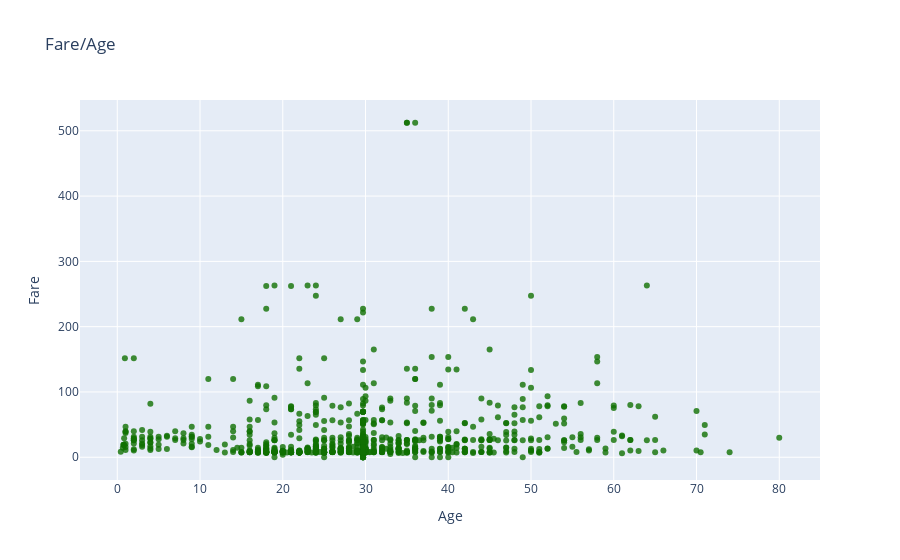

Notebook code for this chart:
### Code cell
import plotly.graph_objects as go

trace = go.Scatter(
                    x = train.Age,
                    y = train.Fare,
                    mode = "markers",
                    name = "fare/age",
                    marker = dict(color = 'rgba(16, 112, 2, 0.8)'),
                    text= train.Name)
#data = [trace1]
layout = dict(title = 'Fare/Age',
              xaxis= dict(title= 'Age',ticklen= 5,zeroline= False),
              yaxis= dict(title= 'Fare',ticklen= 5,zeroline= False)
             )
fig2 = dict(data = trace, layout = layout)
iplot(fig2)
pio.write_html(fig2, file='htmls/fare-age2.html', auto_open=True)

### Figure 1 — Plotly figure (JSON) as saved in the notebook; plotly's stock layout.template omitted (floating-point values rounded to 4 significant figures; data arrays with more than 128 entries replaced by an {"elided": "..."} marker saying what was removed)
{"data": [{"marker": {"color": "rgba(16, 112, 2, 0.8)"}, "mode": "markers", "name": "fare/age", "text": {"elided": "891 str values"}, "type": "scatter", "x": {"elided": "891 float values"}, "y": {"elided": "891 float values"}}], "layout": {"title": {"text": "Fare/Age"}, "xaxis": {"ticklen": 5, "title": {"text": "Age"}, "zeroline": false}, "yaxis": {"ticklen": 5, "title": {"text": "Fare"}, "zeroline": false}}}
